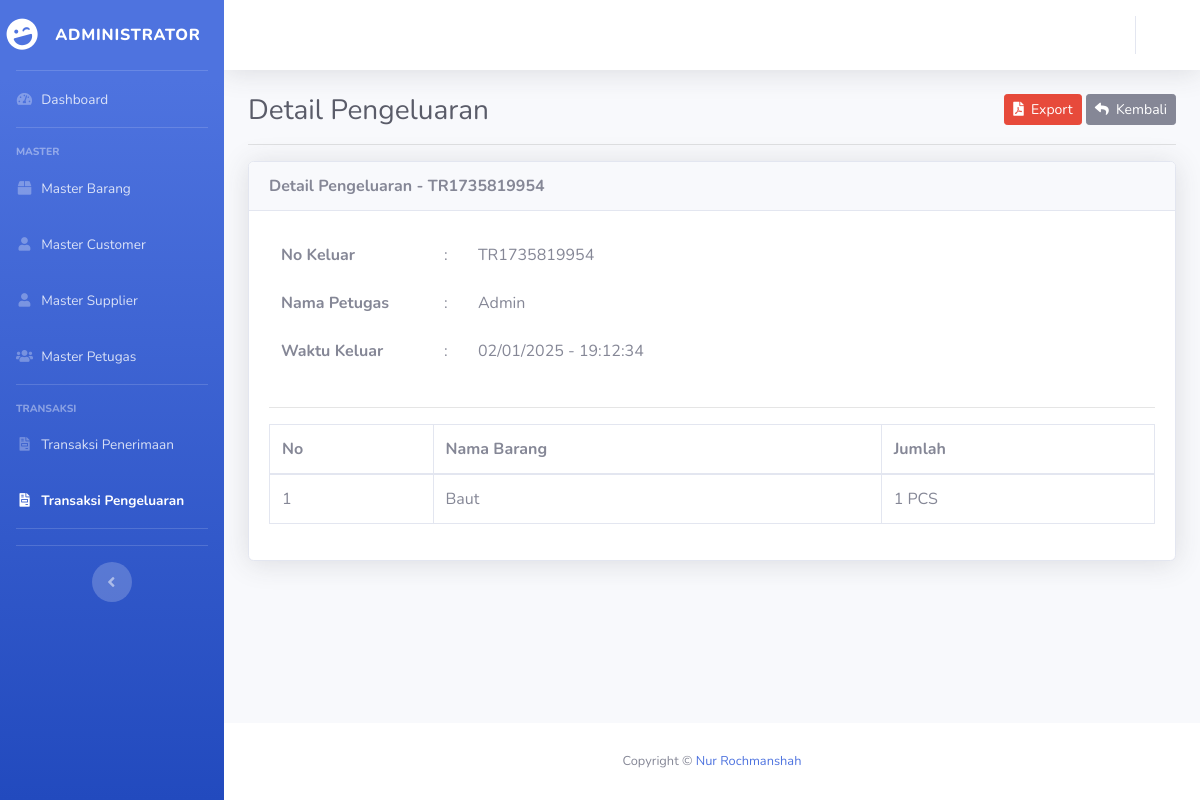
The app's page /pengeluaran/detail/TR1735819954 with its own data.
### tables this page shows
CREATE TABLE `pengeluaran` (
  `id` int(11) NOT NULL,
  `no_keluar` varchar(25) DEFAULT NULL,
  `tgl_keluar` varchar(25) DEFAULT NULL,
  `jam_keluar` varchar(10) DEFAULT NULL,
  `nama_customer` varchar(80) DEFAULT NULL,
  `nama_petugas` varchar(80) DEFAULT NULL
);

CREATE TABLE `detail_keluar` (
  `no_keluar` varchar(25) DEFAULT NULL,
  `nama_barang` varchar(80) DEFAULT NULL,
  `jumlah` int(11) DEFAULT NULL,
  `satuan` varchar(20) DEFAULT NULL
);

### application/controllers/Pengeluaran.php (called while the page is built, shortened)
<?php
class Pengeluaran extends CI_Controller{
	public function __construct(){
		$this->data['aktif'] = 'pengeluaran';
		$this->load->model('M_barang', 'm_barang');
		$this->load->model('M_customer', 'm_customer');
		$this->load->model('M_pengeluaran', 'm_pengeluaran');
		$this->load->model('M_detail_keluar', 'm_detail_keluar');
	}
	public function detail($no_keluar){
		$this->data['title'] = 'Detail Pengeluaran';
		$this->data['pengeluaran'] = $this->m_pengeluaran->lihat_no_keluar($no_keluar);
		$this->data['all_detail_keluar'] = $this->m_detail_keluar->lihat_no_keluar($no_keluar);
		$this->data['no'] = 1;
		$this->load->view('pengeluaran/detail', $this->data);
	}
}

### index.php (called while the page is built, shortened)
<?php
require_once BASEPATH.'core/CodeIgniter.php';

### application/models/M_pengeluaran.php (called while the page is built, shortened)
<?php
class M_pengeluaran extends CI_Model {
	protected $_table = 'pengeluaran';
	public function lihat_no_keluar($no_keluar){
		return $this->db->get_where($this->_table, ['no_keluar' => $no_keluar])->row();
	}
}

### application/models/M_detail_keluar.php (called while the page is built, shortened)
<?php
class M_detail_keluar extends CI_Model {
	protected $_table = 'detail_keluar';
	public function lihat_no_keluar($no_keluar){
		return $this->db->get_where($this->_table, ['no_keluar' => $no_keluar])->result();
	}
}

### application/views/pengeluaran/detail.php (the view, shortened to what this page needs)
<!DOCTYPE html>
<html lang="en">
<head>
</head>
<body id="page-top">
	<div id="wrapper">
		<div id="content-wrapper" class="d-flex flex-column">
			<div id="content" data-url="<?= base_url('pengeluaran') ?>">
				<div class="container-fluid">
				<div class="clearfix">
					<div class="float-left">
						<h1 class="h3 m-0 text-gray-800"><?= $title ?></h1>
					</div>
					<div class="float-right">
						<a href="<?= base_url('pengeluaran/export_detail/' . $pengeluaran->no_keluar) ?>" class="btn btn-danger btn-sm"><i class="fa fa-file-pdf"></i>&nbsp;&nbsp;Export</a>
						<a href="<?= base_url('pengeluaran') ?>" class="btn btn-secondary btn-sm"><i class="fa fa-reply"></i>&nbsp;&nbsp;Kembali</a>
					</div>
				</div>
				<hr>
				<div class="card shadow">
					<div class="card-header"><strong><?= $title ?> - <?= $pengeluaran->no_keluar ?></strong></div>
					<div class="card-body">
						<div class="row">
							<div class="col-md-6">
								<table class="table table-borderless">
									<tr>
										<td><strong>No Keluar</strong></td>
										<td>:</td>
										<td><?= $pengeluaran->no_keluar ?></td>
									</tr>
									<tr>
										<td><strong>Nama Petugas</strong></td>
										<td>:</td>
										<td><?= $pengeluaran->nama_petugas ?></td>
									</tr>
									<tr>
										<td><strong>Waktu Keluar</strong></td>
										<td>:</td>
										<td><?= $pengeluaran->tgl_keluar ?> - <?= $pengeluaran->jam_keluar ?></td>
									</tr>
								</table>
							</div>
						</div>
						<hr>
						<div class="row">
							<div class="col-md-12">
								<table class="table table-bordered">
									<thead>
										<tr>
											<td><strong>No</strong></td>
											<td><strong>Nama Barang</strong></td>
											<td><strong>Jumlah</strong></td>
										</tr>
									</thead>
									<tbody>
										<?php foreach ($all_detail_keluar as $detail_keluar): ?>
											<tr>
												<td><?= $no++ ?></td>
												<td><?= $detail_keluar->nama_barang ?></td>
												<td><?= $detail_keluar->jumlah ?> <?= strtoupper($detail_keluar->satuan) ?></td>
											</tr>
										<?php endforeach ?>
									</tbody>
								</table>
							</div>
						</div>
					</div>
				</div>
				</div>
			</div>
		</div>
	</div>
</body>
</html>

### records on screen
pengeluaran: no_keluar "TR1735819954", nama_petugas "Admin", tgl_keluar "02/01/2025", jam_keluar "19:12:34"
detail_keluar: nama_barang "Baut", jumlah "1", satuan "PCS"

### other values on screen
$title "Detail Pengeluaran"
